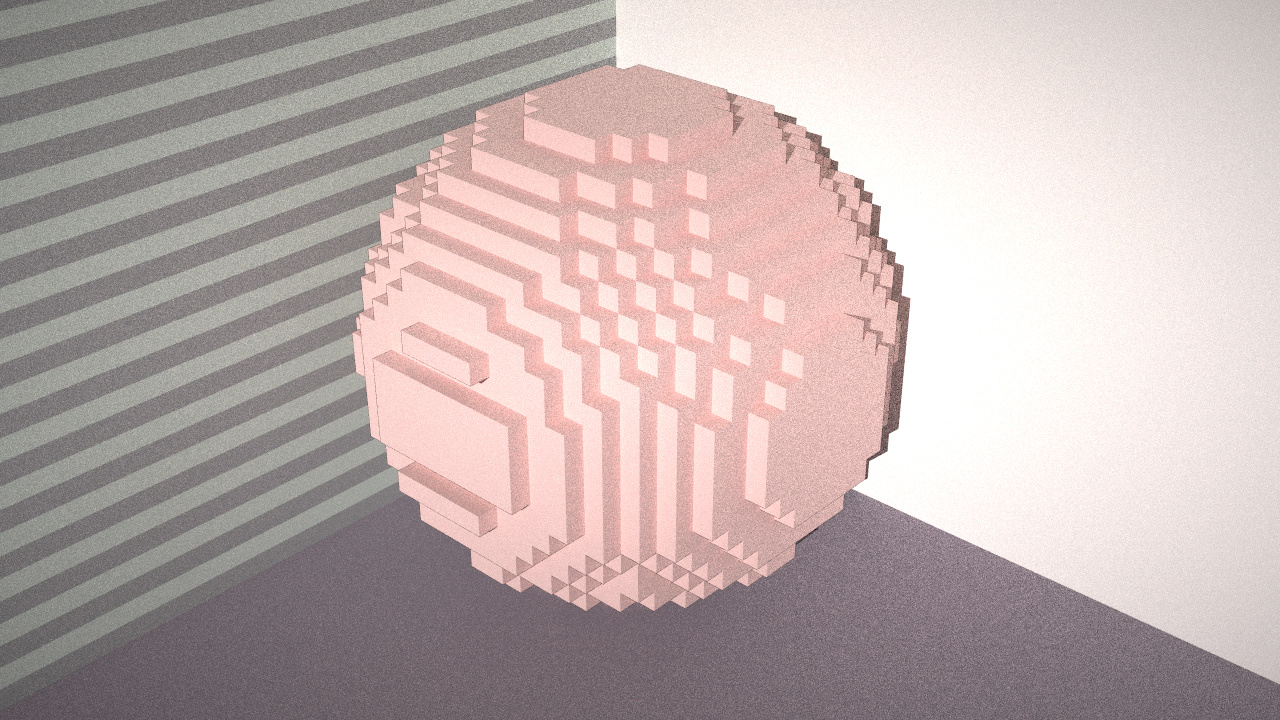

Recreate this plot in Python.
from matplotlib.colors import rgb2hex
from scene import Scene
import taichi as ti
from taichi.math import *

scene = Scene(voxel_edges=0)
scene.set_background_color((0, 0, 0))
scene.set_directional_light((.5, .5, 1), 0, (.5, .5, .5))


@ti.func
def rgb(r, g, b):
    return vec3(r/255, g/255, b/255)


@ti.kernel
def initialize_voxels():
    for i in range(64):
        for j in range(64):
            scene.set_voxel(vec3(i, 0, j), 1, rgb(70, 60, 69))
            scene.set_voxel(vec3(i, j, 0), 1, rgb(194, 183, 177))
            if j % 2:
                scene.set_voxel(vec3(0, j, i), 1, rgb(80, 80, 80))
            else:
                scene.set_voxel(vec3(0, j, i), 1, rgb(127, 138, 127))
    r = 11.4
    for i, j, k in ti.ndrange((-r, r), (-r, r), (-r, r)):
        if vec3(i, j, k).norm() < r:
            scene.set_voxel(vec3(r + i, r + j, r + k), 1, rgb(156, 110, 105))


initialize_voxels()
scene.finish()
